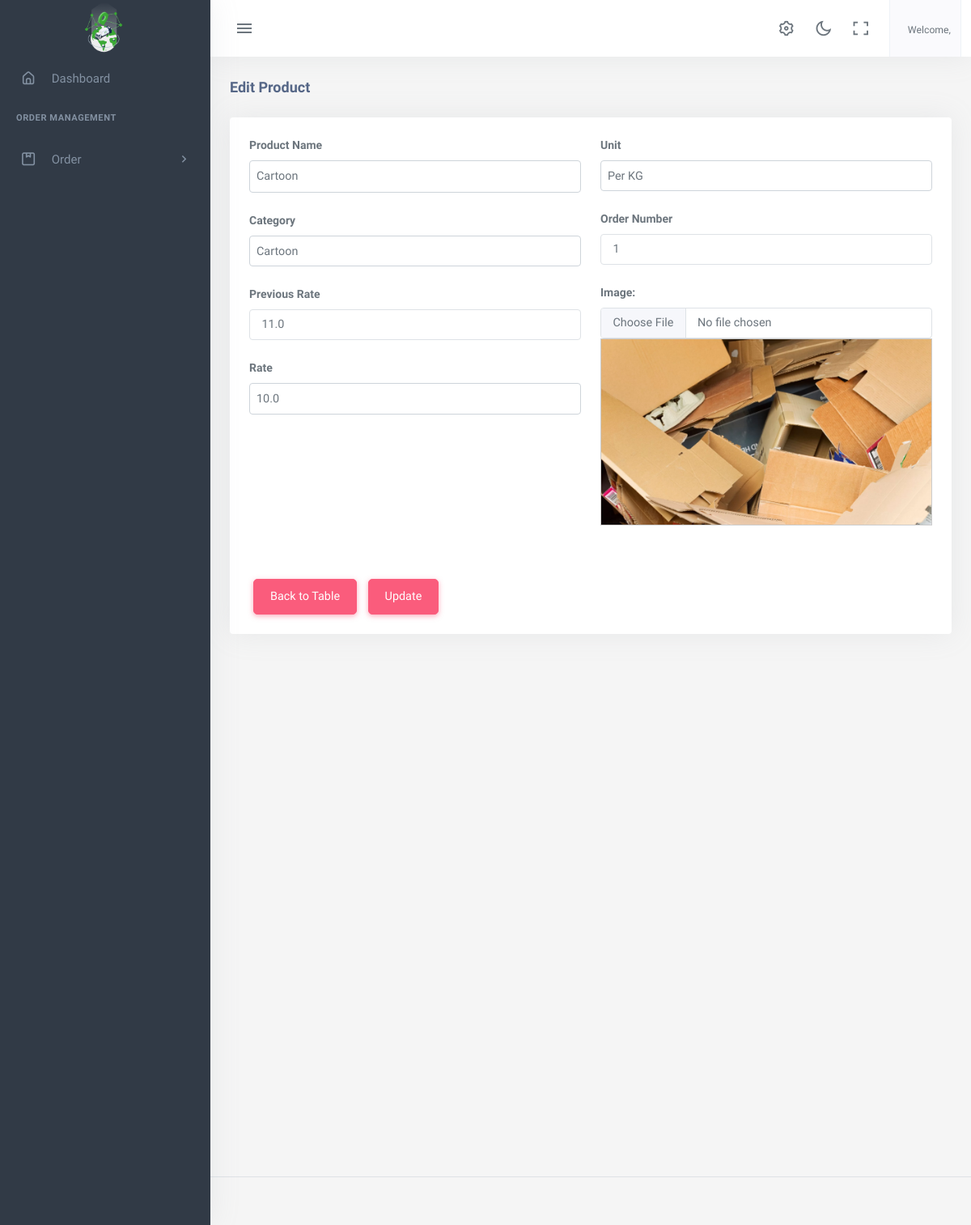
Page /product/edit/6/ on the committed database.
### app2/models.py (models this page shows)
class AboutUS(models.Model):
    company_name=models.CharField(max_length=100)
    logo= models.ImageField(upload_to='logoimage/')
    address = models.CharField(max_length=1000)
    email = models.EmailField()
    contactNo= models.CharField(max_length=15)
    class Meta:
        ordering =['-id']

### products/models.py (models this page shows, shortened)
class Product(models.Model):
    category = models.ForeignKey(Category, on_delete = models.CASCADE, related_name = 'product_category')
    product_name = models.CharField(max_length = 150)
    product_image = models.ImageField(upload_to='productimage/')
    previous_rate = models.FloatField(default=0)
    rate = models.FloatField()
    unit  = models.ForeignKey(Unit, on_delete= models.SET_NULL, null =True, blank=True, related_name ='product_unit')
    slug = AutoSlugField(populate_from ='product_name')
    order_number = models.IntegerField(null=True, blank=True, default=1)
    class Meta:
        ordering =['order_number']

### app2/views.py (the view)
# urls.py: path('product/edit/<int:id>/',views.add_edit_Product,name='edit_Product'),
def add_edit_Product(request, id=None):
    instance = None
    try:
        if id:
            instance = Product.objects.get(pk=id)
    except Exception as e:
        messages.warning(request, 'An error occurred while retrieving the Product.')
        return redirect('dashboard:add_Product')
    if request.method == 'POST':
        form = ProductForm(request.POST, request.FILES, instance=instance)
        if form.is_valid():
            form.save()
            if instance:  # Edit operation
                messages.success(request, 'Product edited successfully.')
                return redirect('dashboard:edit_Product', id=instance.id)  # Redirect to the edited Product's details page
            else:  # Add operation
                messages.success(request, 'Product added successfully.')
                return redirect('dashboard:add_Product')  # Redirect to the page for adding new Products
        else:
            messages.warning(request, 'Form is not valid. Please correct the errors.')
    else:
        form = ProductForm(instance=instance)
    context = {'form': form, 'instance': instance}
    return render(request, 'app2/create_Product.html', context)

### app2/forms.py
class ProductForm(forms.ModelForm):
    class Meta:
        model = Product
        fields = '__all__'
    def __init__(self, *args, **kwargs):
            super(ProductForm, self).__init__(*args, **kwargs)
            for field_name, field in self.fields.items():
                field.widget.attrs['class'] = 'form-control'

### app2/context_processors.py (called while the page is built)
def aboutus(request):
    pick_Up_Plans=Pick_Up_Plan.objects.all()
    aboutus = AboutUS.objects.first()
    return {'contact': aboutus,'details':pick_Up_Plans,'company':aboutus}

def usercount(request):
    totalClient = User.objects.filter(is_user= True).count
    return ({
        'totalClient':totalClient
    })

def invoice(request):
    received_orders = Order.objects.filter(order_status='received')
    paid_amount = received_orders.aggregate(total_cost=Sum('totalPrice'))['total_cost'] or 0
    order = Order.objects.all().count
    unreceived_orders = Order.objects.exclude(Q(order_status='received') | Q(order_status='pending'))
    unpaid_amount = unreceived_orders.aggregate(total_cost=Sum('totalPrice'))['total_cost'] or 0
    return({
        'paidamount':paid_amount,
        'totalOrders':order,
        'unpaidamount':unpaid_amount
    })

def notification(request):
    notifications = Pick_Up_Plan.objects.filter(date=datetime.today())
    return({
        'notifications':notifications
    })

def total_cashbook(request):
    dailytransactions_list = Daily.objects.all()
    grand_total = dailytransactions_list.aggregate(Sum('total'))['total__sum']
    return ({
        'grand_total':grand_total,
    })

### products/models.py (called while the page is built)
    def __str__(self):
        return self.category_name

    def __str__(self):
        return self.unit_name

### app2/templates/app2/create_Product.html (shortened to what this page needs)
{% extends 'app2/base.html' %}
{% load static %}
{% block body %}
<div class="content-page">
    <div class="content">
        <div class="container-fluid">
            <div class="row">
                <div class="col-12">
                    <div class="page-title-box">
                        <h4 class="page-title">{% if instance %}Edit Product{% else %}Add Product{% endif %}</h4>
                    </div>
                </div>
            </div>
            <form method="post" enctype="multipart/form-data" action="{% if instance %}{% url 'dashboard:edit_Product' instance.id %}{% else %}{% url 'dashboard:add_Product' %}{% endif %}">
                <div class="row">
                    <div class="col-12">
                        <div class="card">
                            <div class="card-body">
                                <div class="row">
                                    <div class="col-xl-6">
                                        <div class="mb-3">
                                            <label for="{{ form.product_name.id_for_label }}" class="form-label">Product Name</label>
                                            <input type="text" name="{{ form.product_name.name }}" id="{{ form.product_name.id_for_label }}" class="form-control" required value="{% if instance %}{{ instance.product_name }}{% endif %}" placeholder="Enter product name">
                                        </div>
                                            <div class="mb-3">
                                                <label class="form-label">Category</label>
                                                {{ form.category }}
                                            </div>
                                        <div class="mb-3">
                                            <label for="{{ form.previous_rate.id_for_label }}" class="form-label">Previous Rate</label>
                                            {{ form.previous_rate }}
                                        </div>
                                        <div class="mb-3">
                                            <label for="{{ form.rate.id_for_label }}" class="form-label">Rate</label>
                                            {{ form.rate }}
                                        </div>
                                    </div>
                                        <div class="col-xl-6">
                                        <div class="mb-3">
                                            <label for="{{ form.unit.id_for_label }}" class="form-label">Unit</label>
                                            {{ form.unit }}
                                        </div>
                                        <div class="mb-3">
                                            <label for="{{ form.order_number.id_for_label }}" class="form-label">Order Number</label>
                                            {{ form.order_number }}
                                        </div>
                                        <div class="mb-3 mt-3 mt-xl-0">
                                            <label for="{{ form.product_image.id_for_label }}" class="form-label">Image:</label>
                                            <input type="file" name="{{ form.product_image.name }}" id="{{ form.product_image.id_for_label }}" class="img-fluid form-control custom-class" {% if not instance %}required{% endif %} onchange="showPreview(this);">
                                            <div id="imageContainer" style="width:auto">
                                                <img id="imagePreview" class="img-fluid" src="{% if instance %}{{ instance.product_image.url }}{% endif %}" alt="">
                                            </div>
                                        </div>
                                        <br><br>
                                    </div>
                <div class="col-auto">
                    <a href="{% url 'dashboard:Product' %}" class="btn btn-danger">Back to Table</a>
                    {% if instance %}
                    <button type="submit" class="btn btn-danger chat-send waves-effect waves-light">Update </button>
                    {% else %}
                    <button type="submit" class="btn btn-danger chat-send waves-effect waves-light">Save</button>
                    {% endif %}
                </div>
                                </div>
                            </div>
                        </div>
                    </div>
                </div>
                <br><br><br><br><br><br><br><br><br><br>
            </form>
        </div>
    </div>
</div>
{% endblock %}

### app2/templates/app2/base.html (shortened to what this page needs)
{% load static %}
<!DOCTYPE html>
<html lang="en">
    <head>
        <link rel="stylesheet" href="{% static 'app2/assets/vendor/jquery-toast-plugin/jquery.toast.min.css'%}">
        <link href="{% static 'app2/assets/css/app-saas.min.css'%}" rel="stylesheet" type="text/css" id="app-style" />
        <link href="{% static 'app2/assets/css/icons.min.css'%}" rel="stylesheet" type="text/css" />
        <link href="{% static 'app2/assets/vendor/bootstrap-datepicker/css/bootstrap-datepicker.min.css'%}" rel="stylesheet" type="text/css" />
        <link href="{% static 'app2/assets/vendor/select2/css/select2.min.css'%}" rel="stylesheet" type="text/css" />
        <link href="{% static 'app2/assets/vendor/datatables.net-bs5/css/dataTables.bootstrap5.min.css'%}" rel="stylesheet" type="text/css" />
        <link href="{% static 'app2/assets/vendor/datatables.net-responsive-bs5/css/responsive.bootstrap5.min.css'%}" rel="stylesheet" type="text/css" />
        <link href="{% static 'app2/assets/css/app-saas.min.css'%}" rel="stylesheet" type="text/css" id="app-style" />
        <link href="{% static 'app2/assets/css/icons.min.css'%}" rel="stylesheet" type="text/css" />
        <link rel="stylesheet" href="https://cdnjs.cloudflare.com/ajax/libs/font-awesome/6.0.0/css/all.min.css">
        <link href="https://cdn.jsdelivr.net/npm/summernote@0.8.16/dist/summernote-lite.min.css" rel="stylesheet">
    </head>
    <link rel="stylesheet" href="https://maxcdn.bootstrapcdn.com/font-awesome/4.7.0/css/font-awesome.min.css">
    <body>
        <div class="wrapper">
            <div class="navbar-custom">
                <div class="topbar container-fluid justify-content-between">
                    <div class="d-flex align-items-center  gap-lg-2 gap-1">
                        <button class="button-toggle-menu sm:float-end">
                            <i class="mdi mdi-menu"></i>
                        </button>
                    </div>
                    <ul class="topbar-menu d-flex align-items-center gap-3">
                        <li class="d-none d-sm-inline-block">
                            <a class="nav-link" data-bs-toggle="offcanvas" href="#theme-settings-offcanvas">
                                <i class="ri-settings-3-line font-22"></i>
                            </a>
                        </li>
                        <li class="d-none d-sm-inline-block">
                            <div class="nav-link" id="light-dark-mode" data-bs-toggle="tooltip" data-bs-placement="left" title="Theme Mode">
                                <i class="ri-moon-line font-22"></i>
                            </div>
                        </li>
                        <li class="d-none d-md-inline-block">
                            <a class="nav-link" href="#" data-toggle="fullscreen">
                                <i class="ri-fullscreen-line font-22"></i>
                            </a>
                        </li>
                        <li class="dropdown">
                            <a class="nav-link dropdown-toggle arrow-none nav-user px-2" data-bs-toggle="dropdown" href="#" role="button" aria-haspopup="false" aria-expanded="false">
                                <span class="d-lg-flex flex-column gap-1 d-none">
                                    <h6 class="my-0 fw-normal">Welcome, {{request.user.name}}</h6>
                                </span>
                            </a>
                        </li>
                    </ul>
                </div>
            </div>
            <div class="leftside-menu">
                <a href="{% url 'dashboard:index' %}" class="logo logo-light">
                    <span class="logo-lg">
                        <img src="{{company.logo.url}}" alt="logo" style="height: 64px;">
                    </span>
                </a>
                <div class="h-100" id="leftside-menu-container" data-simplebar>
                    <ul class="side-nav">
                        <li class="side-nav-item">
                            <a href="{% url 'dashboard:index' %}" class="side-nav-link">
                                <i class="uil-home-alt"></i>
                                <span> Dashboard </span>
                            </a>
                        </li>
                        <li class="side-nav-title">Order Management </li>
                        <li class="side-nav-item">
                            <a data-bs-toggle="collapse" href="#sidebarPages1" aria-expanded="false" aria-controls="sidebarPages" class="side-nav-link">
                                <i class="uil-package"></i>
                                <span> Order </span>
                                <span class="menu-arrow"></span>
                            </a>
                        </li>
                    </ul>
                </div>
            </div>
  {% block body %}
  {% endblock  %}
        <footer class="footer">
            <div class="container-fluid">
                <div class="row">
                    <div class="col-md-6">
                    </div>
                </div>
            </div>
        </footer>
    </div>
                        </body>
                        </html>

### app2/templates/app2/create_Product.html (style rules this page uses)
#id_rate,#id_product_name , #id_unit, #id_price,#id_location,#id_isInstock,#id_rating,#id_vendor,#id_category { width: 100%; padding: 8px; border: 1px solid #ced4da; border-radius: 4px; box-sizing: border-box; }

### app2/templates/app2/base.html (style rules this page uses)
.btn { margin: 0 5px; padding: 10px 20px; border-radius: 5px; cursor: pointer; }
select { word-wrap: normal; width: 567px; height: 40px; display: flex; border: 1px solid #ccc; }
#imageContainer { max-width: 100%; max-height: 80%; border: 1px solid #ccc; display: flex; align-items: center; justify-content: center; overflow: hidden; }
#imagePreview { max-width: 100%; max-height: 100%; }

### rows in the picture
AboutUS: logo (picture)
Product: product_name "Cartoon", category "Cartoon", previous_rate "11.0", rate "10.0", unit "Per KG", order_number "1", product_image (picture)
